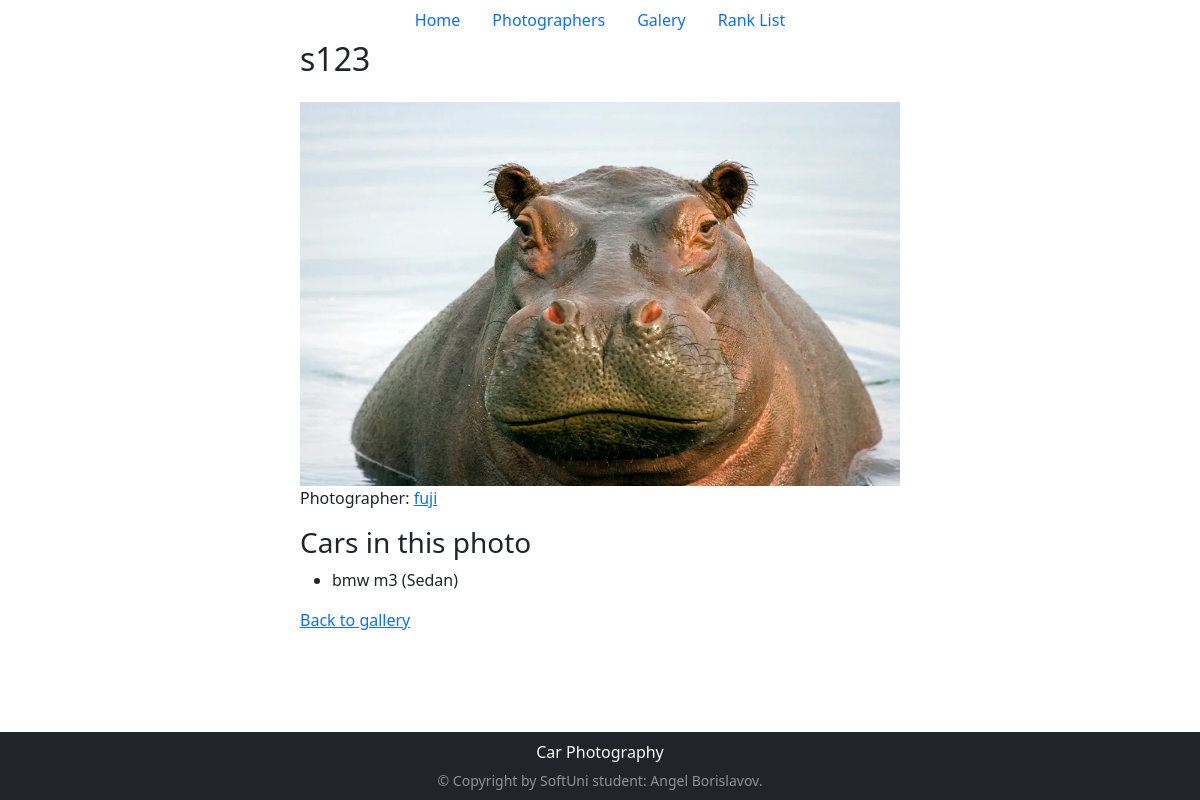
/gallery/1/, run on the app's committed database.
### photos/models.py (models this page shows, shortened)
class CarPhoto(models.Model):
    photographer = models.ForeignKey(
        Photographers,
        on_delete=models.PROTECT,
        related_name="photos",
    )
    created_at = models.DateTimeField(auto_now_add=True)
    title = models.CharField(max_length=100)
    photo = models.ImageField()
    cars = models.ManyToManyField(Car, blank=True, related_name="photos")

class Car(models.Model):
    BODY_TYPE_CHOICES = [
        ("sedan", "Sedan"),
        ("hatchback", "Hatchback"),
        ("coupe", "Coupe"),
        ("suv", "SUV"),
        ("wagon", "Wagon"),
        ("convertible", "Convertible"),
        ("other", "Other"),
    ]
    brand = models.CharField(max_length=50)
    model = models.CharField(max_length=50)
    body_type = models.CharField(
        max_length=20, choices=BODY_TYPE_CHOICES, default="other"
    )
    class Meta:
        ordering = ["brand", "model"]
        constraints = [
            models.UniqueConstraint(
                fields=["brand", "model"], name="unique_car_brand_model"
            )
        ]

### photographers/models.py (models this page shows, shortened)
class Photographers(models.Model):
    name = models.CharField(max_length=255)
    email = models.EmailField()
    biography = models.TextField()

### photos/views.py (the view)
# urls.py: path('gallery/<int:photo_id>/', photos_views.photo_detail, name='photo_detail'),
def photo_detail(request, photo_id):
    photo = get_object_or_404(
        CarPhoto.objects.select_related("photographer").prefetch_related("cars"),
        pk=photo_id,
    )
    return render(request, "photos/photo_detail.html", {"photo": photo})

### photos/templates/photos/photo_detail.html
{% extends "pages/base.html" %}
{% block content %}
<main>
	<h2>{{ photo.title }}</h2>
	<img class="car_photo" src="{{ photo.photo.url }}" alt="{{ photo.title }}">
	<p>Photographer: <a href="{% url 'photographer_photos' photo.photographer_id %}">{{ photo.photographer.name }}</a></p>
	<h3>Cars in this photo</h3>
	<ul>
		{% for car in photo.cars.all %}
		<li>{{ car.brand }} {{ car.model }} ({{ car.get_body_type_display }})</li>
		{% empty %}
		<li>No car details have been added.</li>
		{% endfor %}
	</ul>
	<a href="{% url 'gallery' %}">Back to gallery</a>
</main>
{% endblock %}

### pages/static/pages/style.css (style rules this page uses)
body { margin: 0; display: grid; place-items: center; padding-bottom:1em; }
.car_photo { width: 600px; height:400px; padding-top: 1em; }

### data on the page
CarPhoto: title "s123", photo (picture), photographer.name "fuji"
Car: brand "bmw", model "m3", body_type "Sedan"
